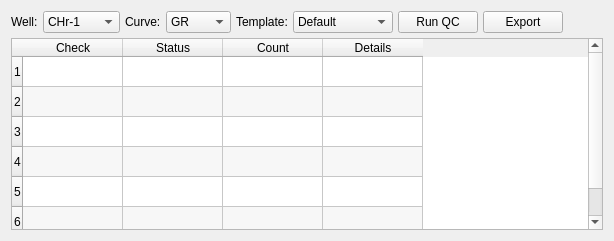
       <widget class="QWidget" name="tabQC">
        <attribute name="title">
         <string>QC</string>
        </attribute>
        <layout class="QVBoxLayout" name="layoutQC">
         <property name="spacing">
          <number>5</number>
         </property>
         <item>
          <layout class="QHBoxLayout" name="layoutQCControls">
           <item>
            <widget class="QLabel" name="lblQCWell">
             <property name="text">
              <string>Well:</string>
             </property>
            </widget>
           </item>
           <item>
            <widget class="QComboBox" name="comboQCWell">
             <item>
              <property name="text">
               <string>CHr-1</string>
              </property>
             </item>
             <item>
              <property name="text">
               <string>Tau-1</string>
              </property>
             </item>
             <item>
              <property name="text">
               <string>Experior</string>
              </property>
             </item>
             <item>
              <property name="text">
               <string>All Wells</string>
              </property>
             </item>
            </widget>
           </item>
           <item>
            <widget class="QLabel" name="lblQCCurve">
             <property name="text">
              <string>Curve:</string>
             </property>
            </widget>
           </item>
           <item>
            <widget class="QComboBox" name="comboQCCurve">
             <item>
              <property name="text">
               <string>GR</string>
              </property>
             </item>
             <item>
              <property name="text">
               <string>RHOB</string>
              </property>
             </item>
             <item>
              <property name="text">
               <string>NPHI</string>
              </property>
             </item>
             <item>
              <property name="text">
               <string>DT</string>
              </property>
             </item>
             <item>
              <property name="text">
               <string>LLD</string>
              </property>
             </item>
            </widget>
           </item>
           <item>
            <widget class="QLabel" name="lblQCTemplate">
             <property name="text">
              <string>Template:</string>
             </property>
            </widget>
           </item>
           <item>
            <widget class="QComboBox" name="comboQCTemplate">
             <item>
              <property name="text">
               <string>Default</string>
              </property>
             </item>
             <item>
              <property name="text">
               <string>Petrophysics</string>
              </property>
             </item>
             <item>
              <property name="text">
               <string>Reservoir</string>
              </property>
             </item>
            </widget>
           </item>
           <item>
            <widget class="QPushButton" name="btnRunQC">
             <property name="text">
              <string>Run QC</string>
             </property>
            </widget>
           </item>
           <item>
            <widget class="QPushButton" name="btnExportQC">
             <property name="text">
              <string>Export</string>
             </property>
            </widget>
           </item>
           <item>
            <spacer name="spacerQC">
             <property name="orientation">
              <enum>Qt::Horizontal</enum>
             </property>
             <property name="sizeHint" stdset="0">
              <size>
               <width>40</width>
               <height>20</height>
              </size>
             </property>
            </spacer>
           </item>
          </layout>
         </item>
         <item>
          <widget class="QTableWidget" name="tableQCResults">
           <property name="alternatingRowColors">
            <bool>true</bool>
           </property>
           <property name="selectionBehavior">
            <enum>QAbstractItemView::SelectRows</enum>
           </property>
           <property name="rowCount">
            <number>6</number>
           </property>
           <property name="columnCount">
            <number>4</number>
           </property>
           <row/>
           <row/>
           <row/>
           <row/>
           <row/>
           <row/>
           <column>
            <property name="text">
             <string>Check</string>
            </property>
           </column>
           <column>
            <property name="text">
             <string>Status</string>
            </property>
           </column>
           <column>
            <property name="text">
             <string>Count</string>
            </property>
           </column>
           <column>
            <property name="text">
             <string>Details</string>
            </property>
           </column>
          </widget>
         </item>
        </layout>
       </widget>
